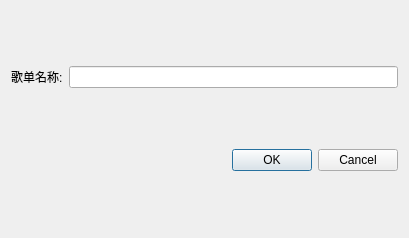
<?xml version="1.0" encoding="UTF-8"?>
<ui version="4.0">
 <class>NewMusicSheetDialog</class>
 <widget class="QDialog" name="NewMusicSheetDialog">
  <property name="geometry">
   <rect>
    <x>0</x>
    <y>0</y>
    <width>409</width>
    <height>238</height>
   </rect>
  </property>
  <property name="windowTitle">
   <string>Dialog</string>
  </property>
  <layout class="QVBoxLayout" name="verticalLayout">
   <item>
    <layout class="QHBoxLayout" name="horizontalLayout">
     <item>
      <widget class="QLabel" name="label">
       <property name="text">
        <string>歌单名称:</string>
       </property>
      </widget>
     </item>
     <item>
      <widget class="QLineEdit" name="lineEdit"/>
     </item>
    </layout>
   </item>
   <item>
    <widget class="QDialogButtonBox" name="buttonBox">
     <property name="orientation">
      <enum>Qt::Horizontal</enum>
     </property>
     <property name="standardButtons">
      <set>QDialogButtonBox::Cancel|QDialogButtonBox::Ok</set>
     </property>
    </widget>
   </item>
  </layout>
 </widget>
 <resources/>
 <connections>
  <connection>
   <sender>buttonBox</sender>
   <signal>accepted()</signal>
   <receiver>NewMusicSheetDialog</receiver>
   <slot>accept()</slot>
   <hints>
    <hint type="sourcelabel">
     <x>248</x>
     <y>254</y>
    </hint>
    <hint type="destinationlabel">
     <x>157</x>
     <y>274</y>
    </hint>
   </hints>
  </connection>
  <connection>
   <sender>buttonBox</sender>
   <signal>rejected()</signal>
   <receiver>NewMusicSheetDialog</receiver>
   <slot>reject()</slot>
   <hints>
    <hint type="sourcelabel">
     <x>316</x>
     <y>260</y>
    </hint>
    <hint type="destinationlabel">
     <x>286</x>
     <y>274</y>
    </hint>
   </hints>
  </connection>
 </connections>
</ui>
